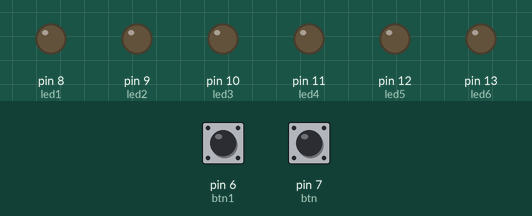
The sketch below on a simulated Arduino Uno, built with avr-gcc and run on an emulated ATmega328P. Shown: output pins drawn as LEDs (lit = HIGH). Dashed ring = blinking. The inputs (shaded band) are chosen by the test bench; at power-on: pin 6 (btn1) LOW, pin 7 (btn) LOW.

Above: at 1.2 s.
1.3 s: pin 6 (btn1) pulled HIGH for 0.15 s
At 1.4 s:
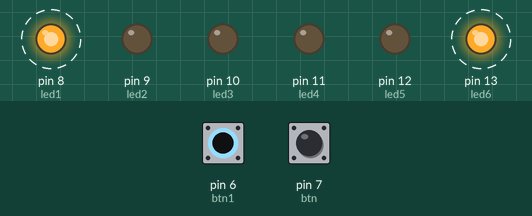
At 1.8 s:
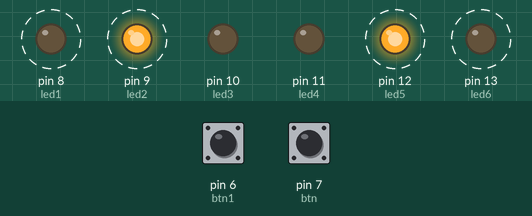
Timing chart, 0 to 10.3 s (numbered marks = the images above; inputs shaded):
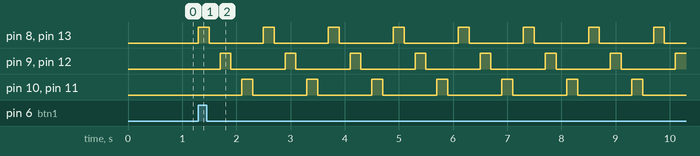

The sketch:

Juego_de_Luces_Rodr_guez_Michael.ino
```cpp
/*
 * Universidad Técnica del Norte
 * Sistemas Embebidos
 * Juego de Luces
 * Rodriguez Pozo Anthony Michael
 */
const int vector[6]={8,9,10,11,12,13};
const int btn=7;
int i=0;
int j;
int n;
const int led1=8;
const int led2=9;
const int led3=10;
const int led4=11;
const int led5=12;
const int led6=13;
const int btn1=6;
int k;
int state=0;
void setup() {
  // put your setup code here, to run once:
  for (i=0;i<6;i++){
    pinMode (vector[i],OUTPUT);
  }
  pinMode (btn, INPUT);
  pinMode (led1,OUTPUT);
  pinMode (led2,OUTPUT);
  pinMode (led3,OUTPUT);
  pinMode (led4,OUTPUT);
  pinMode (led5,OUTPUT);
  pinMode (led6,OUTPUT);
  pinMode (btn1,INPUT);
}


void loop() {
  if (digitalRead (btn)== HIGH){
    for (n=0;n<=7;n++){
        for(i=0;i<6;i++){
          digitalWrite(vector[i], HIGH);
          delay(150);
          digitalWrite(vector[i],LOW);
          delay(150);
      }
    }
    }
 //Boton2

  if (digitalRead (btn1)==HIGH){
      for (k=0;k<=9;k++){
        digitalWrite (led1, HIGH);
        digitalWrite (led6, HIGH);
        delay(200);
        digitalWrite (led1,LOW);
        digitalWrite (led6,LOW);
        delay (200);
        digitalWrite (led2, HIGH);
        digitalWrite (led5, HIGH);
        delay(200);
        digitalWrite (led2,LOW);
        digitalWrite (led5,LOW);
        delay (200);
        digitalWrite (led3, HIGH);
        digitalWrite (led4, HIGH);
        delay(200);
        digitalWrite (led3,LOW);
        digitalWrite (led4,LOW);
        delay (200);
    }
  }
}
```

Measured:
- after the input at 1.3 s, pin 8 (led1), pin 13 (led6): alternates HIGH for 0.20 s and LOW for 1.0 s, starting at once; pin 9 (led2), pin 12 (led5): alternates HIGH for 0.20 s and LOW for 1.0 s, starting after 0.40 s; pin 10 (led3), pin 11 (led4): alternates HIGH for 0.20 s and LOW for 1.0 s, starting after 0.80 s
